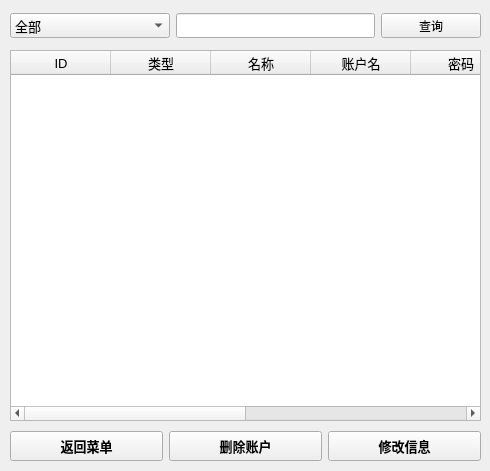
   <widget class="QWidget" name="tab_show">
    <attribute name="title">
     <string>show</string>
    </attribute>
    <widget class="QTableWidget" name="table_show">
     <property name="geometry">
      <rect>
       <x>10</x>
       <y>50</y>
       <width>471</width>
       <height>371</height>
      </rect>
     </property>
     <property name="autoScroll">
      <bool>true</bool>
     </property>
     <property name="cornerButtonEnabled">
      <bool>false</bool>
     </property>
     <column>
      <property name="text">
       <string>ID</string>
      </property>
      <property name="font">
       <font>
        <pointsize>10</pointsize>
        <weight>50</weight>
        <bold>false</bold>
       </font>
      </property>
      <property name="textAlignment">
       <set>AlignCenter</set>
      </property>
     </column>
     <column>
      <property name="text">
       <string>类型</string>
      </property>
      <property name="font">
       <font>
        <pointsize>10</pointsize>
       </font>
      </property>
      <property name="textAlignment">
       <set>AlignCenter</set>
      </property>
     </column>
     <column>
      <property name="text">
       <string>名称</string>
      </property>
      <property name="font">
       <font>
        <family>Arial</family>
        <pointsize>10</pointsize>
       </font>
      </property>
      <property name="textAlignment">
       <set>AlignCenter</set>
      </property>
     </column>
     <column>
      <property name="text">
       <string>账户名</string>
      </property>
      <property name="font">
       <font>
        <pointsize>10</pointsize>
        <weight>50</weight>
        <bold>false</bold>
       </font>
      </property>
      <property name="textAlignment">
       <set>AlignCenter</set>
      </property>
     </column>
     <column>
      <property name="text">
       <string>密码</string>
      </property>
      <property name="font">
       <font>
        <pointsize>10</pointsize>
        <weight>50</weight>
        <bold>false</bold>
       </font>
      </property>
      <property name="textAlignment">
       <set>AlignCenter</set>
      </property>
     </column>
     <column>
      <property name="text">
       <string>网址</string>
      </property>
      <property name="font">
       <font>
        <pointsize>10</pointsize>
        <weight>50</weight>
        <bold>false</bold>
       </font>
      </property>
      <property name="textAlignment">
       <set>AlignCenter</set>
      </property>
     </column>
     <column>
      <property name="text">
       <string>注册手机</string>
      </property>
      <property name="font">
       <font>
        <pointsize>10</pointsize>
        <weight>50</weight>
        <bold>false</bold>
       </font>
      </property>
      <property name="textAlignment">
       <set>AlignCenter</set>
      </property>
     </column>
     <column>
      <property name="text">
       <string>备注</string>
      </property>
      <property name="font">
       <font>
        <pointsize>10</pointsize>
        <weight>50</weight>
        <bold>false</bold>
       </font>
      </property>
      <property name="textAlignment">
       <set>AlignCenter</set>
      </property>
     </column>
    </widget>
    <widget class="QWidget" name="horizontalLayoutWidget">
     <property name="geometry">
      <rect>
       <x>10</x>
       <y>430</y>
       <width>471</width>
       <height>32</height>
      </rect>
     </property>
     <layout class="QHBoxLayout" name="hl_show">
      <item>
       <widget class="QPushButton" name="btn_show_back">
        <property name="minimumSize">
         <size>
          <width>0</width>
          <height>30</height>
         </size>
        </property>
        <property name="maximumSize">
         <size>
          <width>16777215</width>
          <height>30</height>
         </size>
        </property>
        <property name="baseSize">
         <size>
          <width>0</width>
          <height>30</height>
         </size>
        </property>
        <property name="font">
         <font>
          <pointsize>10</pointsize>
          <weight>75</weight>
          <bold>true</bold>
         </font>
        </property>
        <property name="text">
         <string>返回菜单</string>
        </property>
       </widget>
      </item>
      <item>
       <widget class="QPushButton" name="btn_show_delete">
        <property name="minimumSize">
         <size>
          <width>0</width>
          <height>30</height>
         </size>
        </property>
        <property name="maximumSize">
         <size>
          <width>16777215</width>
          <height>30</height>
         </size>
        </property>
        <property name="baseSize">
         <size>
          <width>0</width>
          <height>30</height>
         </size>
        </property>
        <property name="font">
         <font>
          <pointsize>10</pointsize>
          <weight>75</weight>
          <bold>true</bold>
         </font>
        </property>
        <property name="text">
         <string>删除账户</string>
        </property>
       </widget>
      </item>
      <item>
       <widget class="QPushButton" name="btn_show_change">
        <property name="minimumSize">
         <size>
          <width>0</width>
          <height>30</height>
         </size>
        </property>
        <property name="maximumSize">
         <size>
          <width>16777215</width>
          <height>30</height>
         </size>
        </property>
        <property name="baseSize">
         <size>
          <width>0</width>
          <height>30</height>
         </size>
        </property>
        <property name="font">
         <font>
          <pointsize>10</pointsize>
          <weight>75</weight>
          <bold>true</bold>
         </font>
        </property>
        <property name="text">
         <string>修改信息</string>
        </property>
       </widget>
      </item>
     </layout>
    </widget>
    <widget class="QWidget" name="horizontalLayoutWidget_2">
     <property name="geometry">
      <rect>
       <x>10</x>
       <y>10</y>
       <width>471</width>
       <height>32</height>
      </rect>
     </property>
     <layout class="QHBoxLayout" name="hl_show_2">
      <item>
       <widget class="QComboBox" name="comboBox_show">
        <property name="minimumSize">
         <size>
          <width>160</width>
          <height>25</height>
         </size>
        </property>
        <property name="maximumSize">
         <size>
          <width>160</width>
          <height>25</height>
         </size>
        </property>
        <property name="baseSize">
         <size>
          <width>0</width>
          <height>25</height>
         </size>
        </property>
        <property name="font">
         <font>
          <pointsize>10</pointsize>
          <weight>50</weight>
          <bold>false</bold>
         </font>
        </property>
        <item>
         <property name="text">
          <string>全部</string>
         </property>
        </item>
        <item>
         <property name="text">
          <string>银行账户类型</string>
         </property>
        </item>
        <item>
         <property name="text">
          <string>学校账户类型</string>
         </property>
        </item>
        <item>
         <property name="text">
          <string>社交账户类型</string>
         </property>
        </item>
        <item>
         <property name="text">
          <string>邮箱账户类型</string>
         </property>
        </item>
        <item>
         <property name="text">
          <string>其他账户类型</string>
         </property>
        </item>
        <item>
         <property name="text">
          <string>名称</string>
         </property>
        </item>
        <item>
         <property name="text">
          <string>账户名</string>
         </property>
        </item>
        <item>
         <property name="text">
          <string>密码</string>
         </property>
        </item>
        <item>
         <property name="text">
          <string>网址</string>
         </property>
        </item>
        <item>
         <property name="text">
          <string>手机</string>
         </property>
        </item>
        <item>
         <property name="text">
          <string>备注</string>
         </property>
        </item>
       </widget>
      </item>
      <item>
       <widget class="QLineEdit" name="le_show_search">
        <property name="minimumSize">
         <size>
          <width>0</width>
          <height>25</height>
         </size>
        </property>
        <property name="maximumSize">
         <size>
          <width>16777215</width>
          <height>25</height>
         </size>
        </property>
        <property name="baseSize">
         <size>
          <width>0</width>
          <height>25</height>
         </size>
        </property>
       </widget>
      </item>
      <item>
       <widget class="QPushButton" name="btn_show_search">
        <property name="minimumSize">
         <size>
          <width>100</width>
          <height>25</height>
         </size>
        </property>
        <property name="maximumSize">
         <size>
          <width>100</width>
          <height>25</height>
         </size>
        </property>
        <property name="baseSize">
         <size>
          <width>100</width>
          <height>25</height>
         </size>
        </property>
        <property name="text">
         <string>查询</string>
        </property>
       </widget>
      </item>
     </layout>
    </widget>
   </widget>
